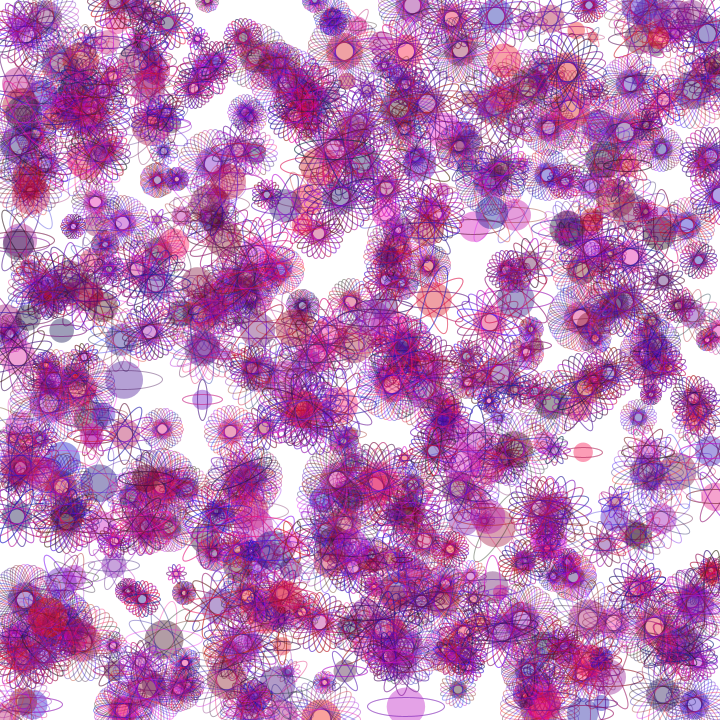
Frame 1 (no input)
Frame 60 (the mouse pressed at the canvas centre just before this capture): identical to frame 1, image omitted
Frame 120 (the mouse held since frame 60 and released just before this capture): identical to frame 1, image omitted

The Processing sketch that drew this single still picture (run headless with seeded random() and noise(); from frame 60 on, the mouse is pressed at the canvas centre):

// Processing sketch: atoms_ptII
// ── atoms_ptII.pde
ClassThing[] class_things_array = new ClassThing[600];

void setup(){
  size(720, 720);
  
  for (int i = 0; i < class_things_array.length; i++){
    class_things_array[i] = new ClassThing(); 
  }
}

void draw(){
  background(255);
  
  for (int i = 0; i < class_things_array.length; i++){
    class_things_array[i].display(); 
  }
}

// ── ClassThing.pde
class ClassThing {
  float x;
  float y;
  float radius;
  color c;
  int ring_ct = int(random(1, 30));
  color[] ring_colors = new color[ring_ct];

  ClassThing() {
    x = random(width);
    y = random(height);
    radius = random(10, 40);
    c = color(random(255), random(20), random(200));

    for (int i = 0; i < ring_colors.length; i++) {
      ring_colors[i] = color(random(255), random(50), random(255));
    }
  }

  void display() {
    // central ellipse (aka atom center)
    noStroke();
    fill(c, 100);
    ellipse(x, y, radius, radius);

    // rings
    noFill();
    pushMatrix();
    translate(x, y);
    for (int i = 0; i < ring_ct; i++) { // ring_ct == ring_colors.length
      stroke(ring_colors[i], 100);
      rotate(TWO_PI/float(ring_ct));
      ellipse(0, 0, radius*2.0, radius*0.5);
    }
    popMatrix();
  }
}
